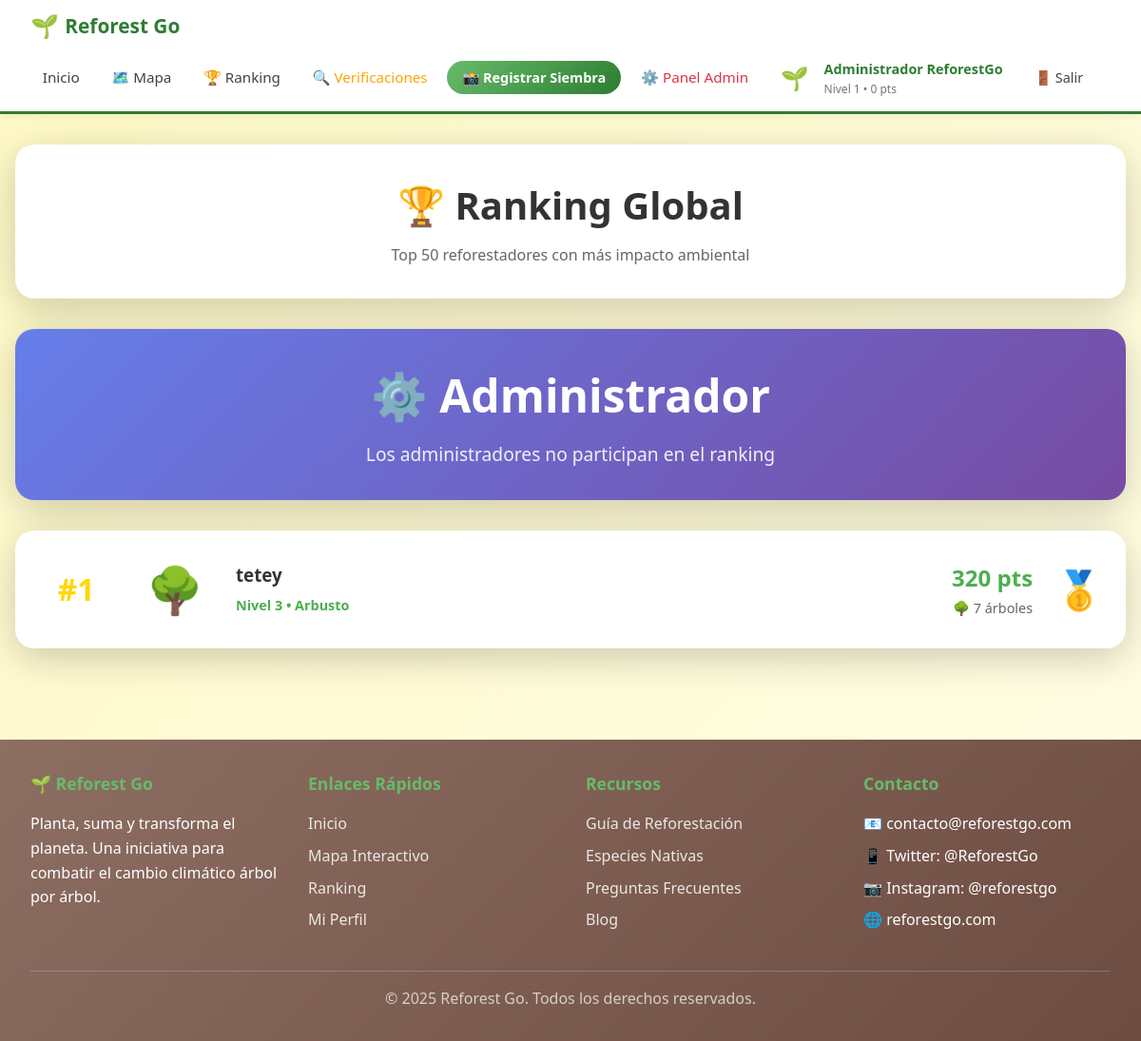
The app's page /ranking/ (signed in) with its own data.
### core/models.py (models this page shows, shortened)
class Perfil(models.Model):
    ROLES = [
        ('usuario', 'Usuario'),
        ('verificador', 'Verificador'),
        ('admin', 'Administrador'),
    ]
    user = models.OneToOneField(User, on_delete=models.CASCADE, related_name='perfil')
    puntos = models.IntegerField(default=0)
    nivel = models.IntegerField(default=1)
    avatar_actual = models.ForeignKey(Avatar, on_delete=models.SET_NULL, null=True, blank=True)
    fecha_creacion = models.DateTimeField(auto_now_add=True)
    bio = models.TextField(max_length=500, blank=True)
    foto_perfil = models.ImageField(upload_to='perfiles/', null=True, blank=True)
    rol = models.CharField(max_length=20, choices=ROLES, default='usuario')
    verificaciones_realizadas = models.IntegerField(default=0)
    verificaciones_aprobadas = models.IntegerField(default=0)
    puntos_verificacion = models.IntegerField(default=0)
    class Meta:
        verbose_name = 'Perfil'
        verbose_name_plural = 'Perfiles'

class Avatar(models.Model):
    nombre = models.CharField(max_length=50)
    emoji = models.CharField(max_length=10, default="🌱")
    imagen = models.ImageField(upload_to='avatares/', null=True, blank=True)
    nivel_requerido = models.IntegerField(default=1)
    descripcion = models.TextField(blank=True)
    class Meta:
        ordering = ['nivel_requerido']
        verbose_name = 'Avatar'
        verbose_name_plural = 'Avatares'

### core/views.py (the view, shortened to what this page needs)
# urls.py: path('ranking/', views.ranking, name='ranking'),
def ranking(request):
    perfiles = Perfil.objects.select_related('user', 'avatar_actual')\
        .filter(user__is_staff=False, user__is_superuser=False)\
        .order_by('-puntos')[:50]
    for index, perfil in enumerate(perfiles, start=1):
        perfil.posicion = index
        perfil.siembras_validadas = perfil.user.siembras.filter(estado='validada').count()
    usuario_posicion = None
    context = {
        'perfiles': perfiles,
        'usuario_posicion': usuario_posicion,
    }
    return render(request, 'ranking.html', context)

### templates/ranking.html (shortened to what this page needs)
{% extends 'base.html' %}
{% block content %}
<div class="ranking-header">
    <h1>🏆 Ranking Global</h1>
    <p>Top 50 reforestadores con más impacto ambiental</p>
</div>
{% if user.is_authenticated and usuario_posicion and not user.is_staff %}
<div class="user-position-card">
    <h2>#{{ usuario_posicion }}</h2>
    <p>Tu posición actual en el ranking</p>
</div>
{% elif user.is_authenticated and user.is_staff %}
<div class="user-position-card" style="background: linear-gradient(135deg, #667eea 0%, #764ba2 100%);">
    <h2>⚙️ Administrador</h2>
    <p>Los administradores no participan en el ranking</p>
</div>
{% endif %}
{% if perfiles %}
<div class="ranking-list">
    {% for perfil in perfiles %}
    <div class="ranking-item">
        <div class="position {% if perfil.posicion == 1 %}first{% elif perfil.posicion == 2 %}second{% elif perfil.posicion == 3 %}third{% endif %}">
            #{{ perfil.posicion }}
        </div>
        <div class="avatar">
            {{ perfil.avatar_actual.emoji|default:"🌱" }}
        </div>
        <div class="user-details">
            <h3>{{ perfil.user.get_full_name|default:perfil.user.username }}</h3>
            <span class="level">Nivel {{ perfil.nivel }} • {{ perfil.avatar_actual.nombre|default:"Semilla" }}</span>
        </div>
        <div class="stats">
            <div class="points">{{ perfil.puntos }} pts</div>
            <div class="trees">🌳 {{ perfil.siembras_validadas }} árboles</div>
        </div>
        {% if perfil.posicion == 1 %}
        <div class="medal">🥇</div>
        {% elif perfil.posicion == 2 %}
        <div class="medal">🥈</div>
        {% elif perfil.posicion == 3 %}
        <div class="medal">🥉</div>
        {% endif %}
    </div>
    {% endfor %}
</div>
{% endif %}
{% endblock %}

### templates/base.html (shortened to what this page needs)
<!DOCTYPE html>
<html lang="es">
<head>
</head>
<body>
    <nav class="navbar">
        <div class="navbar-container">
            <a href="{% url 'reforest:index' %}" class="navbar-brand">
                <span class="logo">🌱</span>
                <span>Reforest Go</span>
            </a>
            <ul class="navbar-menu" id="navbarMenu">
                <li><a href="{% url 'reforest:index' %}">Inicio</a></li>
                <li><a href="{% url 'reforest:mapa' %}">🗺️ Mapa</a></li>
                {% if user.is_authenticated %}
                <li><a href="{% url 'reforest:ranking' %}">🏆 Ranking</a></li>
                {% if user.perfil.nivel >= 3 or user.perfil.rol == 'verificador' or user.perfil.rol == 'admin' or user.is_staff %}
                <li><a href="{% url 'reforest:mapa_verificacion' %}" style="color: #FFA500;">🔍 Verificaciones</a></li>
                {% endif %}
                <li><a href="{% url 'reforest:registrar_siembra' %}" class="btn-primary">📸 Registrar Siembra</a></li>
                {% if user.is_staff %}
                <li><a href="{% url 'reforest:admin_verificaciones' %}" style="color: #dc3545;">⚙️ Panel Admin</a></li>
                {% endif %}
                <li class="navbar-user">
                    <a href="{% url 'reforest:perfil' %}"
                        style="display: flex; align-items: center; gap: 1rem; text-decoration: none; color: inherit;">
                        <span class="user-avatar">{{ user.perfil.avatar_actual.emoji }}</span>
                        <div class="user-info">
                            <span class="user-name">{{ user.get_full_name|default:user.username }}</span>
                            <span class="user-level">Nivel {{ user.perfil.nivel }} • {{ user.perfil.puntos }} pts</span>
                        </div>
                    </a>
                </li>
                <li>
                    <form method="post" action="{% url 'reforest:logout' %}" class="logout-form">
                        <button type="submit" class="logout-btn">🚪 Salir</button>
                    </form>
                </li>
                {% else %}
                <li><a href="{% url 'reforest:login' %}">Iniciar Sesión</a></li>
                <li><a href="{% url 'reforest:registro' %}" class="btn-primary">Registrarse</a></li>
                {% endif %}
            </ul>
        </div>
    </nav>
    <div class="main-content">
        {% block content %}{% endblock %}
    </div>
    <footer class="footer">
        <div class="footer-container">
            <div class="footer-section">
                <h3>🌱 Reforest Go</h3>
                <p>Planta, suma y transforma el planeta. Una iniciativa para combatir el cambio climático árbol por
                    árbol.</p>
            </div>
            <div class="footer-section">
                <h3>Enlaces Rápidos</h3>
                <ul>
                    <li><a href="{% url 'reforest:index' %}">Inicio</a></li>
                    <li><a href="{% url 'reforest:mapa' %}">Mapa Interactivo</a></li>
                    <li><a href="{% url 'reforest:ranking' %}">Ranking</a></li>
                    {% if user.is_authenticated %}
                    <li><a href="{% url 'reforest:perfil' %}">Mi Perfil</a></li>
                    {% else %}
                    <li><a href="{% url 'reforest:registro' %}">Registrarse</a></li>
                    {% endif %}
                </ul>
            </div>
            <div class="footer-section">
                <h3>Recursos</h3>
                <ul>
                    <li><a href="#">Guía de Reforestación</a></li>
                    <li><a href="#">Especies Nativas</a></li>
                    <li><a href="#">Preguntas Frecuentes</a></li>
                    <li><a href="#">Blog</a></li>
                </ul>
            </div>
            <div class="footer-section">
                <h3>Contacto</h3>
                <ul>
                    <li>📧 contacto@reforestgo.com</li>
                    <li>📱 Twitter: @ReforestGo</li>
                    <li>📷 Instagram: @reforestgo</li>
                    <li>🌐 reforestgo.com</li>
                </ul>
            </div>
        </div>
        <div class="footer-bottom">
            <p>&copy; 2025 Reforest Go. Todos los derechos reservados.</p>
        </div>
    </footer>
</body>
</html>

### templates/base.html (style rules this page uses)
* { margin: 0; padding: 0; box-sizing: border-box; }
:root { --verde-bosque: #2E7D32; --verde-claro: #66BB6A; --tierra-marron: #8D6E63; --crema-luz: #FFF9C4; --azul-cielo: #29B6F6; --gris-oscuro: #424242; --primary-color: var(--verde-bosque); --primary-dark: #1B5E20; --primary-light: var(--verde-claro); --secondary-color: var(--azul-cielo); --accent-color: var(--tierra-marron); --text-dark: var(--gris-oscuro); --text-light: #757575; --background: var(--crema-luz); --white: #ffffff; --success: var(--verde-claro); --warning: #FFA726; --danger: #E53935; --info: var(--azul-cielo); --shadow: 0 2px 8px rgba(0, 0, 0, 0.08); --shadow-lg: 0 10px 30px rgba(0, 0, 0, 0.15); }
body { font-family: 'Segoe UI', Tahoma, Geneva, Verdana, sans-serif; background: linear-gradient(135deg, var(--crema-luz) 0%, #FFFDE7 100%); color: var(--text-dark); line-height: 1.6; min-height: 100vh; display: flex; flex-direction: column; }
.navbar { background: var(--white); padding: 0.5rem 2rem; box-shadow: var(--shadow); position: sticky; top: 0; z-index: 1000; border-bottom: 3px solid var(--verde-bosque); }
.navbar-container { max-width: 1400px; margin: 0 auto; display: flex; justify-content: space-between; align-items: center; flex-wrap: wrap; gap: 0.5rem; min-height: 50px; }
.navbar-brand { display: flex; align-items: center; text-decoration: none; color: var(--verde-bosque); font-size: 1.3rem; font-weight: 700; transition: transform 0.3s; }
.navbar-brand .logo { font-size: 1.5rem; margin-right: 0.4rem; }
.navbar-menu { display: flex; align-items: center; gap: 0.5rem; list-style: none; }
.navbar-menu a { text-decoration: none; color: var(--text-dark); font-weight: 500; transition: all 0.3s; padding: 0.4rem 0.8rem; border-radius: 8px; font-size: 0.95rem; }
.navbar-menu .btn-primary { background: linear-gradient(135deg, var(--verde-claro) 0%, var(--verde-bosque) 100%); color: var(--white); padding: 0.5rem 1rem; border-radius: 20px; font-weight: 600; font-size: 0.9rem; }
.navbar-user { display: flex; align-items: center; gap: 0.6rem; }
.user-avatar { font-size: 1.5rem; }
.user-info { display: flex; flex-direction: column; }
.user-name { font-weight: 600; color: var(--verde-bosque); font-size: 0.9rem; }
.user-level { font-size: 0.75rem; color: var(--text-light); }
.logout-btn { background: none; border: none; color: var(--text-dark); font-weight: 500; padding: 0.4rem 0.8rem; border-radius: 8px; cursor: pointer; font-size: 0.9rem; font-family: inherit; transition: all 0.3s; }
.logout-form { display: inline; margin: 0; }
.main-content { flex: 1; width: 100%; max-width: 1400px; margin: 2rem auto; padding: 0 1rem; }
.footer { background: linear-gradient(135deg, var(--tierra-marron) 0%, #6D4C41 100%); color: var(--white); padding: 2rem; margin-top: 4rem; }
.footer-container { max-width: 1400px; margin: 0 auto; display: grid; grid-template-columns: repeat(auto-fit, minmax(250px, 1fr)); gap: 2rem; }
.footer-section h3 { color: var(--verde-claro); margin-bottom: 1rem; font-size: 1.1rem; }
.footer-section ul { list-style: none; }
.footer-section ul li { margin-bottom: 0.5rem; }
.footer-section a { color: rgba(255, 255, 255, 0.85); text-decoration: none; transition: all 0.3s; }
.footer-bottom { text-align: center; margin-top: 2rem; padding-top: 1rem; border-top: 1px solid rgba(255, 255, 255, 0.2); color: rgba(255, 255, 255, 0.7); }

### records on screen
Perfil: posicion "1", avatar_actual.emoji "🌳", user.get_full_name "tetey", nivel "3", avatar_actual.nombre "Arbusto", puntos "320", siembras_validadas "7"

### other values on screen
{{ user.perfil.avatar_actual.emoji }} "🌱"
{{ user.get_full_name|default:user.username }} "Administrador ReforestGo"
{{ user.perfil.nivel }} "1"
{{ user.perfil.puntos }} "0"
